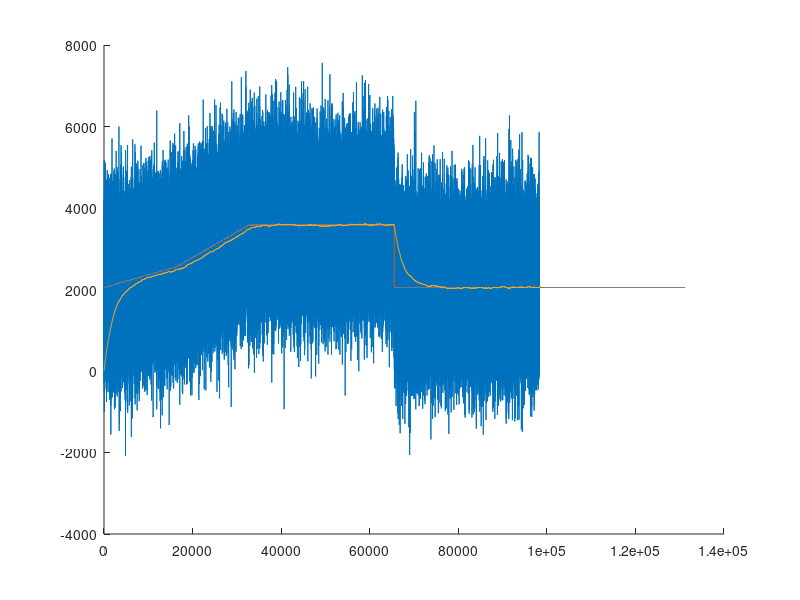

Write MATLAB code to recreate this figure.
drift = [(0:(1/32768):(0.5 - (1/32768))) (0.5:(1/16384):(1.5 - (1/16384))) zeros(1, 32768) + 1.5 zeros(1, 65536)] + 2;
adc = round(([wgn(1, 65536+32768, 0) wgn(1, 32768, -60)] + drift) * 1024);

hold('on');
plot(adc);
plot(drift * 1024);

avg = 0;
averages = zeros(1, 65536*2);

for i=1:length(adc)
    avg = floor((avg * 2047 + adc(i) * 512 + 1023) / 2048);
    averages(i) = avg / 512;
end

plot(averages);

hold('off');